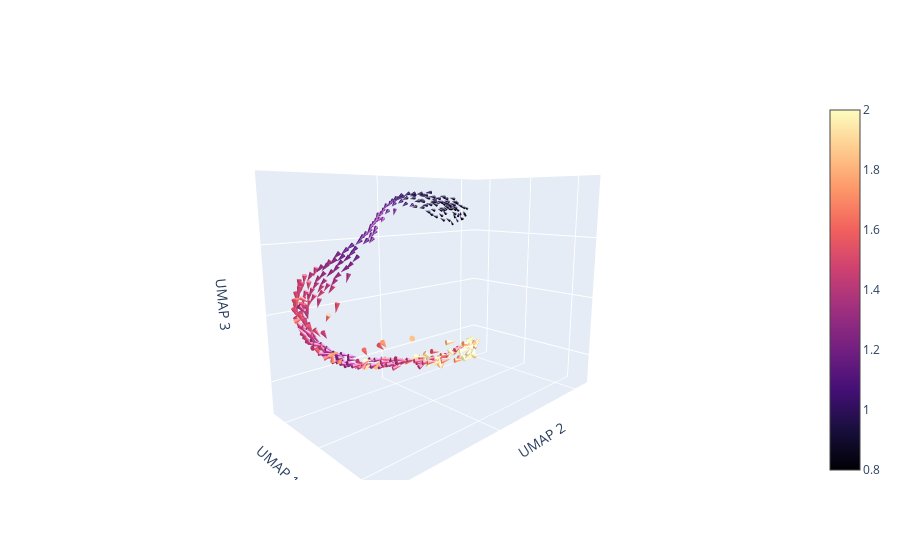

Notebook source saved alongside this figure:
### Markdown cell above
### Make cone plots

### Code cell
import plotly.express as px
import plotly.graph_objects as go
from plotly.express.colors import sample_colorscale
import sklearn

x = np.linspace(0, 1, 100)
c = sample_colorscale('magma', list(x))

pert = "wik"#, "gdf3", 'TGFB-i', "tbxta"]
# c = "magma"#, "Reds", "Purples", "Greens"]

# size_ref_vec = np.linspace(1, 4.5, 50).tolist() + 40*[4.5]
# cmax = 9
angle_vec = np.linspace(5.51, 2*np.pi + 5.51, 50)
cone_path = os.path.join(figure_path, "cone_frames_wt_magma", "")
if not os.path.isdir(cone_path):
    os.makedirs(cone_path)

# times_to_plot = np.linspace(18, 56, 50)
# times_to_plot[-1] = 72


# for t, time in enumerate(tqdm(times_to_plot, "Generating cone plots....")):
df = cluster_df.copy()#.loc[cluster_df["master_perturbation"]==pert,:]

df.loc[cluster_df["master_perturbation"]!=pert,["dZ_norm"]] = 0
df.loc[cluster_df["master_perturbation"]!=pert,["dY_norm"]] = 0
df.loc[cluster_df["master_perturbation"]!=pert,["dX_norm"]] = 0

# n=10
# dist_mat = sklearn.metrics.pairwise_distances(df.loc[:, ["X", "Y", "Z"]].to_numpy())
# dist_mat_sorted = np.sort(dist_mat, axis=1)
# local_density = np.mean(dist_mat_sorted[:, 1:n+1], axis=1)

# df["dX_norm2"] = np.divide(df["dX_norm"], local_density)
# df["dY_norm2"] = np.divide(df["dY_norm"], local_density)
# df["dZ_norm2"] = np.divide(df["dZ_norm"], local_density)

fig = go.Figure()

fig.update_layout(scene = dict(
                xaxis_title='UMAP 1',
                yaxis_title='UMAP 2',
                zaxis_title='UMAP 3',
                xaxis = dict(showticklabels=False),
                yaxis = dict(showticklabels=False),
                zaxis = dict(showticklabels=False)))

angle = angle_vec[0]
za = 0.2
vec = np.asarray([math.cos(angle), math.sin(angle), za])
vec = vec*2
camera = dict(
eye=dict(x=vec[0], y=vec[1], z=vec[2]))
    
lim_scene =  dict(
                xaxis = dict(nticks=4, range=[-2, 12],),
                yaxis = dict(nticks=4, range=[-10, 12],),
                zaxis = dict(nticks=4, range=[-7.5, 10],),)

fig.update_layout(scene_camera=camera, scene_dragmode='orbit')
    #define the trace for triangle sides
cones = go.Cone(
    x=df["Z"],
    y=df["X"],
    z=df["Y"],
    u=df["dZ_norm"],
    v=df["dX_norm"],
    w=df["dY_norm"],
    colorscale="magma",
    sizemode="absolute",
    sizeref=4.5, 
    # cauto=True,
    cmin=0.8,
    cmax=2,
    # anchor="tip",
    showscale=True,
lighting_specular=2)
    
fig.add_trace(cones)
# fig.update_layout(
# autosize=False,
# width=1500,
# height=1500)
fig.update_layout(scene=lim_scene)

fig = make_rotating_figure(fig, angle_vec, cone_path)
# fig.write_image(os.path.join(figure_path, "cone_cb.png"), scale=3)


fig.show()

### Figure 1 — Plotly figure (JSON) as saved in the notebook; plotly's stock layout.template omitted (floating-point values rounded to 4 significant figures; data arrays with more than 128 entries replaced by an {"elided": "..."} marker saying what was removed)
{"data": [{"cmax": 2, "cmin": 0.8, "colorscale": [[0, "#000004"], [0.1111, "#180f3d"], [0.2222, "#440f76"], [0.3333, "#721f81"], [0.4444, "#9e2f7f"], [0.5556, "#cd4071"], [0.6667, "#f1605d"], [0.7778, "#fd9668"], [0.8889, "#feca8d"], [1, "#fcfdbf"]], "lighting": {"specular": 2}, "showscale": true, "sizemode": "absolute", "sizeref": 4.5, "type": "cone", "u": {"elided": "1017 float values"}, "v": {"elided": "1017 float values"}, "w": {"elided": "1017 float values"}, "x": {"elided": "1017 float values"}, "y": {"elided": "1017 float values"}, "z": {"elided": "1017 float values"}}], "layout": {"autosize": true, "scene": {"aspectmode": "auto", "aspectratio": {"x": 0.7681, "y": 1.282, "z": 1.016}, "camera": {"eye": {"x": 1.431, "y": -1.397, "z": 0.4}}, "dragmode": "orbit", "xaxis": {"nticks": 4, "range": [-2, 12], "showticklabels": false, "title": {"text": "UMAP 1"}, "type": "linear"}, "yaxis": {"nticks": 4, "range": [-10, 12], "showticklabels": false, "title": {"text": "UMAP 2"}, "type": "linear"}, "zaxis": {"nticks": 4, "range": [-7.5, 10], "showticklabels": false, "title": {"text": "UMAP 3"}, "type": "linear"}}}}
